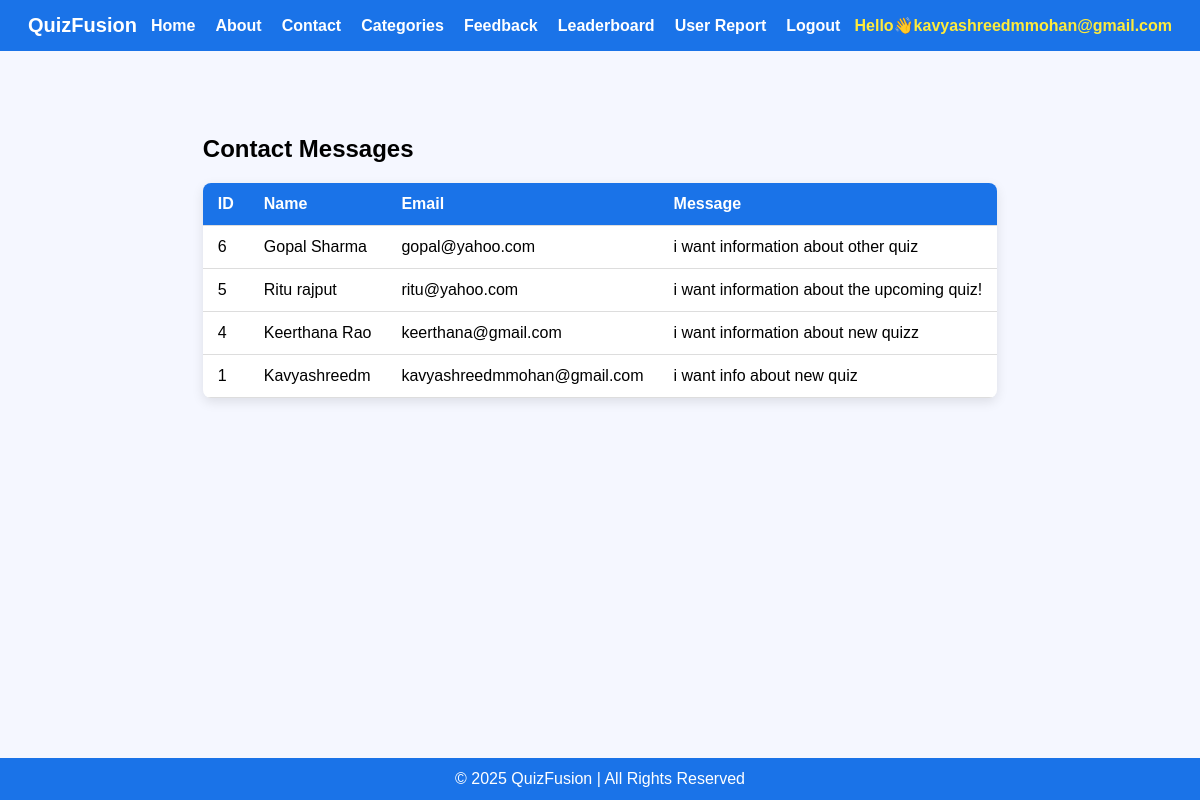
The page /quizfusion/manage_contact.php (signed in) on the database as committed earlier.
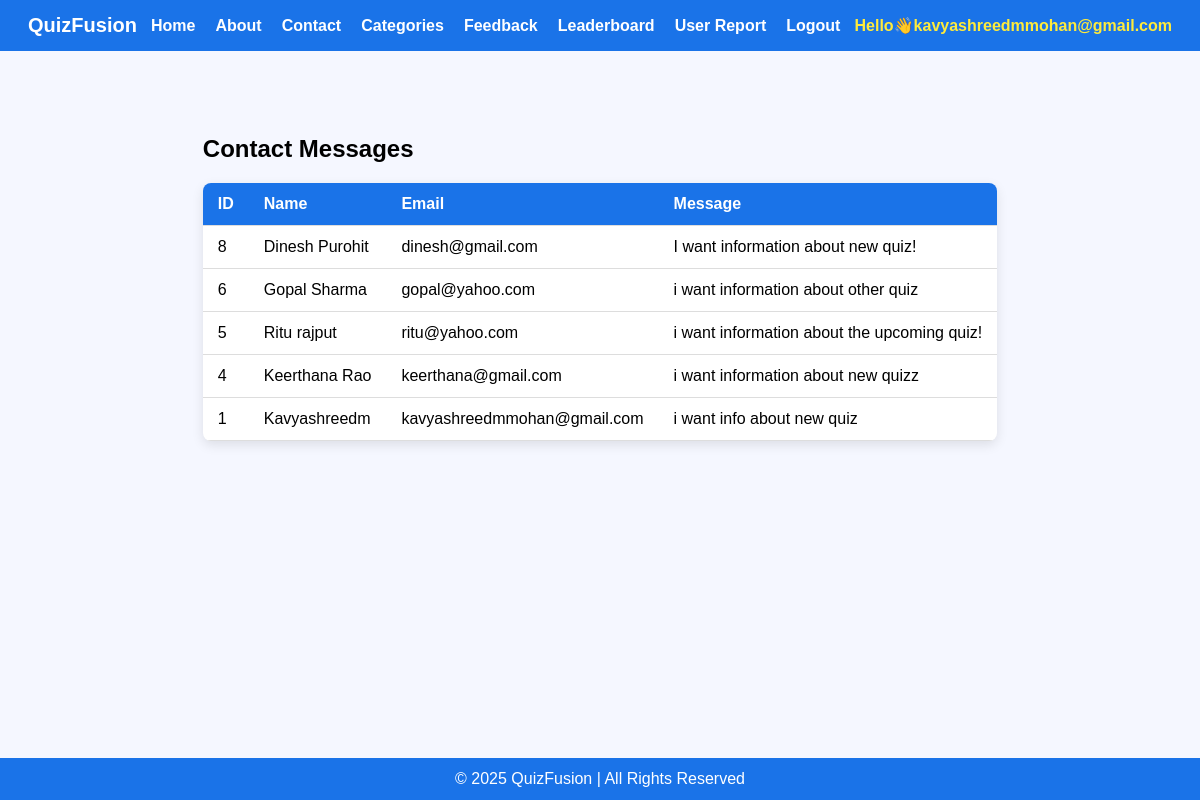
The same page on the database as committed later.
### tables this page shows
CREATE TABLE `contact_messages` (
  `id` int(11) NOT NULL,
  `name` varchar(255) NOT NULL,
  `email` varchar(255) NOT NULL,
  `message` text NOT NULL,
  `submitted_on` datetime NOT NULL
);

### quizfusion/manage_contact.php (the view, shortened to what this page needs)
<?php
include 'config.php';
$user_id = intval($_SESSION['user_id']);
$stmt = $con->prepare("SELECT email, role FROM users WHERE id = ?");
$stmt->bind_param("i", $user_id);
$stmt->execute();
$stmt->bind_result($useremail, $role);
$contacts = [];
$q = "SELECT * FROM contact_messages ORDER BY id DESC";
$res = mysqli_query($con, $q);
if($res && mysqli_num_rows($res) > 0){
    while($row = mysqli_fetch_assoc($res)){
        $contacts[] = $row;
    }
}
?>
<!DOCTYPE html>
<html lang="en">
<head>
</head>
<body>
<nav>
    <div class="logo">QuizFusion</div>
    <ul class="nav-links">
        <?php if($role === 'user'): ?>
            <li><a href="homepage.php">Home</a></li>
            <li><a href="about.php">About</a></li>
            <li><a href="contact.php">Contact</a></li>
            <li><a href="categories.php">Categories</a></li>
            <li><a href="feedback.php">Feedback</a></li>
            <li><a href="leaderboard.php">Leaderboard</a></li>
            <li><a href="user_report.php">User Report</a></li>
            <li><a href="logout.php">Logout</a></li>
        <?php endif; ?>
    </ul>
    <div class="email-text">Hello👋<?= htmlspecialchars($useremail) ?></div>
</nav>
<div class="main-container">
    <h2>Contact Messages</h2>
    <?php if(count($contacts) > 0): ?>
        <table>
            <thead>
                <tr>
                    <th>ID</th>
                    <th>Name</th>
                    <th>Email</th>
                    <th>Message</th>
                </tr>
            </thead>
            <tbody>
                <?php foreach($contacts as $c): ?>
                <tr>
                    <td><?= $c['id'] ?></td>
                    <td><?= htmlspecialchars($c['name']) ?></td>
                    <td><?= htmlspecialchars($c['email']) ?></td>
                    <td><?= htmlspecialchars($c['message']) ?></td>
                </tr>
                <?php endforeach; ?>
            </tbody>
        </table>
    <?php else: ?>
        <p>No contact messages found.</p>
    <?php endif; ?>
</div>
<footer>
    © 2025 QuizFusion | All Rights Reserved
</footer>
</body>
</html>

Rows that differ between the two databases and show on the page:
added contact_messages: id "8", name "Dinesh Purohit", email "dinesh@gmail.com", message "I want information about new quiz!"
